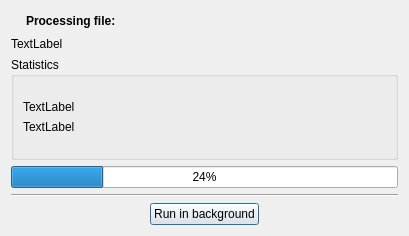
<ui version="4.0" >
 <class>dlgIndexing</class>
 <widget class="QDialog" name="dlgIndexing" >
  <property name="geometry" >
   <rect>
    <x>0</x>
    <y>0</y>
    <width>409</width>
    <height>236</height>
   </rect>
  </property>
  <property name="windowTitle" >
   <string>Indexing Progress</string>
  </property>
  <layout class="QVBoxLayout" >
   <item>
    <layout class="QVBoxLayout" >
     <item>
      <layout class="QHBoxLayout" >
       <item>
        <spacer>
         <property name="orientation" >
          <enum>Qt::Horizontal</enum>
         </property>
         <property name="sizeType" >
          <enum>QSizePolicy::Fixed</enum>
         </property>
         <property name="sizeHint" >
          <size>
           <width>15</width>
           <height>20</height>
          </size>
         </property>
        </spacer>
       </item>
       <item>
        <widget class="QLabel" name="label" >
         <property name="sizePolicy" >
          <sizepolicy vsizetype="Fixed" hsizetype="Preferred" >
           <horstretch>0</horstretch>
           <verstretch>0</verstretch>
          </sizepolicy>
         </property>
         <property name="font" >
          <font>
           <weight>75</weight>
           <bold>true</bold>
          </font>
         </property>
         <property name="text" >
          <string>Processing file:</string>
         </property>
        </widget>
       </item>
      </layout>
     </item>
     <item>
      <widget class="QLabel" name="lbl_Filename" >
       <property name="sizePolicy" >
        <sizepolicy vsizetype="Fixed" hsizetype="Preferred" >
         <horstretch>0</horstretch>
         <verstretch>0</verstretch>
        </sizepolicy>
       </property>
       <property name="text" >
        <string>TextLabel</string>
       </property>
      </widget>
     </item>
     <item>
      <widget class="QGroupBox" name="groupBox" >
       <property name="title" >
        <string>Statistics</string>
       </property>
       <layout class="QGridLayout" >
        <item row="0" column="0" >
         <layout class="QVBoxLayout" >
          <item>
           <widget class="QLabel" name="lbl_stat1" >
            <property name="sizePolicy" >
             <sizepolicy vsizetype="Fixed" hsizetype="Preferred" >
              <horstretch>0</horstretch>
              <verstretch>0</verstretch>
             </sizepolicy>
            </property>
            <property name="text" >
             <string>TextLabel</string>
            </property>
           </widget>
          </item>
          <item>
           <widget class="QLabel" name="lbl_stat2" >
            <property name="sizePolicy" >
             <sizepolicy vsizetype="Fixed" hsizetype="Preferred" >
              <horstretch>0</horstretch>
              <verstretch>0</verstretch>
             </sizepolicy>
            </property>
            <property name="text" >
             <string>TextLabel</string>
            </property>
           </widget>
          </item>
         </layout>
        </item>
       </layout>
      </widget>
     </item>
     <item>
      <widget class="QProgressBar" name="progress" >
       <property name="value" >
        <number>24</number>
       </property>
      </widget>
     </item>
     <item>
      <widget class="Line" name="line" >
       <property name="orientation" >
        <enum>Qt::Horizontal</enum>
       </property>
      </widget>
     </item>
     <item>
      <layout class="QHBoxLayout" >
       <item>
        <spacer>
         <property name="orientation" >
          <enum>Qt::Horizontal</enum>
         </property>
         <property name="sizeHint" >
          <size>
           <width>40</width>
           <height>20</height>
          </size>
         </property>
        </spacer>
       </item>
       <item>
        <widget class="QPushButton" name="inback_btn" >
         <property name="text" >
          <string>Run in background</string>
         </property>
        </widget>
       </item>
       <item>
        <spacer>
         <property name="orientation" >
          <enum>Qt::Horizontal</enum>
         </property>
         <property name="sizeHint" >
          <size>
           <width>40</width>
           <height>20</height>
          </size>
         </property>
        </spacer>
       </item>
      </layout>
     </item>
    </layout>
   </item>
  </layout>
 </widget>
 <resources/>
 <connections/>
</ui>
